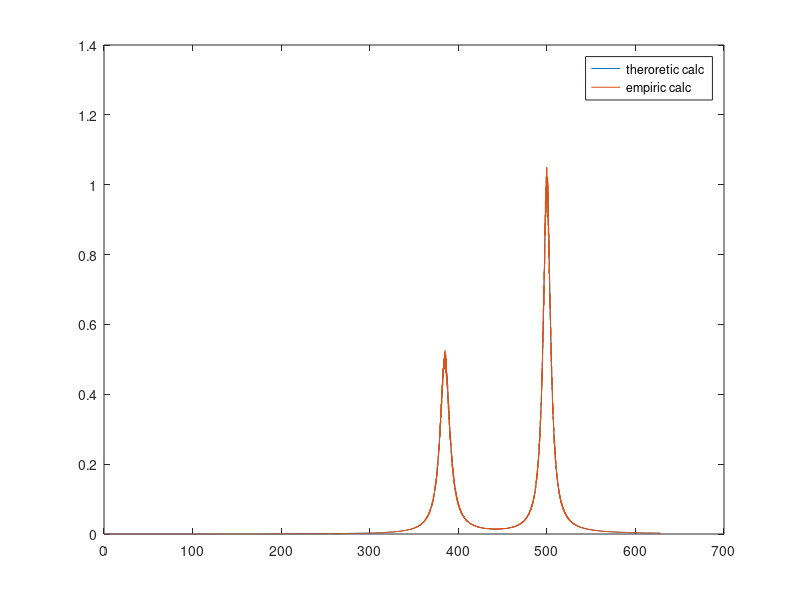

Here is the MATLAB script that generated this plot:
%c = input('c=');
%r = input('r=');
%l = input('L=');
%disp('Enter [a,b] and k:');
%a = input('a=');
%b = input('b=');
%k = input('k=');
%er = input('error=');
[c1,c2,r1, r2, L1, L2,a,b,k,er] = textread('matlab2.txt','%f %f %f %f %f %f %f %f %f %f');
wp1 = sqrt(1/(L1*c1))/(2*pi);
wp2 = sqrt(1/(L2*c2))/(2*pi);
w = 2*pi*a : 2*pi*k : 2*pi*b;
g = r1./(r1^2+(w*L1-1./(w*c1)).^2)+r2./(r2^2+(w*L2-1./(w*c2)).^2);
pogr = (rand(1,length(g))-0.5)*2*er;
new = g+g.*pogr;
figure(1);
plot(w,g,w,new);
legend('theroretic calc', 'empiric calc');
